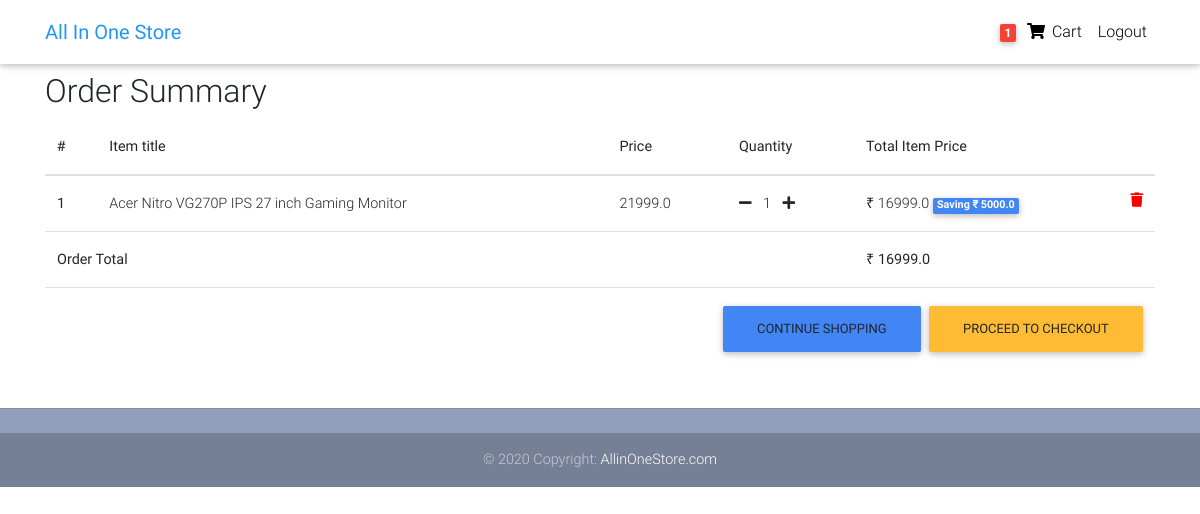
Before: /order-summary/ (signed in) with the older database file.
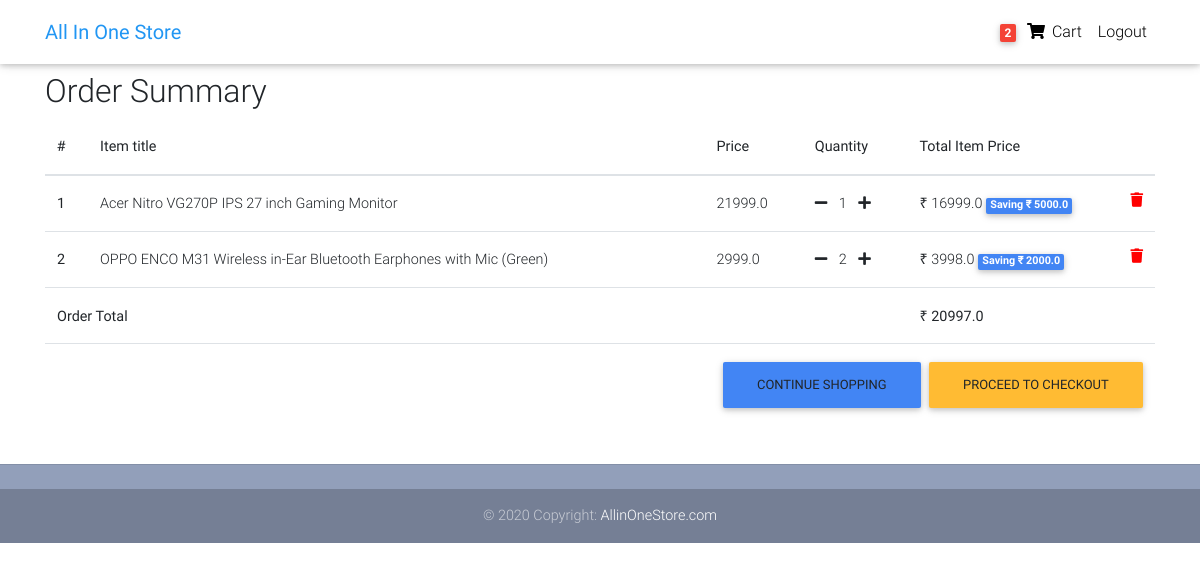
After: the same page with the newer database file.
### core/models.py (models this page shows, shortened)
class Order(models.Model):
    user = models.ForeignKey(settings.AUTH_USER_MODEL,
                             on_delete=models.CASCADE)
    ref_code = models.CharField(max_length=20, blank=True, null=True)
    items = models.ManyToManyField(OrderItem)
    start_date = models.DateTimeField(auto_now_add=True)
    ordered_date = models.DateTimeField()
    ordered = models.BooleanField(default=False)
    shipping_address = models.ForeignKey(
        'Address', related_name='shipping_address', on_delete=models.SET_NULL, blank=True, null=True)
    billing_address = models.ForeignKey(
        'Address', related_name='billing_address', on_delete=models.SET_NULL, blank=True, null=True)
    payment = models.ForeignKey(
        'Payment', on_delete=models.SET_NULL, blank=True, null=True)
    coupon = models.ForeignKey(
        'Coupon', on_delete=models.SET_NULL, blank=True, null=True)
    being_delivered = models.BooleanField(default=False)
    received = models.BooleanField(default=False)
    refund_requested = models.BooleanField(default=False)
    refund_granted = models.BooleanField(default=False)
    '''
    1. Item added to cart
    2. Adding a billing address
    (Failed checkout)
    3. Payment
    (Preprocessing, processing, packaging etc.)
    4. Being delivered
    5. Received
    6. Refunds
    '''
    def get_total(self):
        total = 0
        for order_item in self.items.all():
            total += order_item.get_final_price()
        if self.coupon:
            total -= self.coupon.amount
        return total

class OrderItem(models.Model):
    user = models.ForeignKey(settings.AUTH_USER_MODEL,
                             on_delete=models.CASCADE)
    ordered = models.BooleanField(default=False)
    item = models.ForeignKey(Item, on_delete=models.CASCADE)
    quantity = models.IntegerField(default=1)
    def get_total_item_price(self):
        return self.quantity * self.item.price
    def get_total_discount_item_price(self):
        return self.quantity * self.item.discount_price
    def get_amount_saved(self):
        return self.get_total_item_price() - self.get_total_discount_item_price()
    def get_final_price(self):
        if self.item.discount_price:
            return self.get_total_discount_item_price()
        return self.get_total_item_price()

class Item(models.Model):
    title = models.CharField(max_length=100)
    price = models.FloatField()
    discount_price = models.FloatField(blank=True, null=True)
    category = models.CharField(choices=CATEGORY_CHOICES, max_length=2)
    label = models.CharField(choices=LABEL_CHOICES, max_length=1)
    slug = models.SlugField()
    description = models.TextField()
    image = models.CharField(max_length=100)

### core/views.py (the view)
# urls.py: path('order-summary/', OrderSummaryView.as_view(), name='order-summary'),
class OrderSummaryView(LoginRequiredMixin, View):
    def get(self, *args, **kwargs):
        try:
            order = Order.objects.get(user=self.request.user, ordered=False)
            context = {
                'object': order
            }
            return render(self.request, 'order_summary.html', context)
        except ObjectDoesNotExist:
            messages.warning(self.request, "You do not have an active order")
            return redirect("/")

### core/templatetags/cart_template_tags.py (called while the page is built)
@register.filter
def cart_item_count(user):
    if user.is_authenticated:
        qs = Order.objects.filter(user=user, ordered=False)
        if qs.exists():
            return qs[0].items.count()
    return 0

### templates/order_summary.html (shortened to what this page needs)
{% extends "base.html" %}
{% block content %}
  <main>
    <div class="container">
    <div class="table-responsive text-nowrap">
    <h2>Order Summary</h2>
    <table class="table">
        <thead>
        <tr>
            <th scope="col">#</th>
            <th scope="col">Item title</th>
            <th scope="col">Price</th>
            <th scope="col">Quantity</th>
            <th scope="col">Total Item Price</th>
        </tr>
        </thead>
        <tbody>
        {% for order_item in object.items.all %}
        <tr>
            <th scope="row">{{ forloop.counter }}</th>
            <td>{{ order_item.item.title }}</td>
            <td>{{ order_item.item.price }}</td>
            <td>
                <a href="{% url 'core:remove-single-item-from-cart' order_item.item.slug %}"><i class="fas fa-minus mr-2"></i></a>
                {{ order_item.quantity }}
                <a href="{% url 'core:add-to-cart' order_item.item.slug %}"><i class="fas fa-plus ml-2"></i></a>
            </td>
            <td>
            {% if order_item.item.discount_price %}
                ₹ {{ order_item.get_total_discount_item_price }}
                <span class="badge badge-primary">Saving ₹ {{ order_item.get_amount_saved }}</span>
            {% else %}
                ₹ {{ order_item.get_total_item_price }}
            {% endif %}
            <a style='color: red;' href="{% url 'core:remove-from-cart' order_item.item.slug %}">
                <i class="fas fa-trash float-right"></i>
            </a>
            </td>
        </tr>
        {% endfor %}
        {% if object.get_total %}
        <tr>
            <td colspan="4"><b>Order Total</b></td>
            <td><b>₹ {{ object.get_total }}</b></td>
        </tr>
        <tr>
            <td colspan="5">
            <a class='btn btn-warning float-right ml-2' href='/checkout/'>Proceed to checkout</a>
            <a class='btn btn-primary float-right' href='/'>Continue shopping</a>
            </td>
        </tr>
        {% endif %}
        </tbody>
    </table>
    </div>
    </div>
  </main>
{% endblock content %}

### templates/base.html (shortened to what this page needs)
{% load static %}
<!DOCTYPE html>
<html lang="en">
<head>
  <link rel="stylesheet" href="https://use.fontawesome.com/releases/v5.8.1/css/all.css">
  <link href="{% static 'css/bootstrap.min.css' %}" rel="stylesheet">
  <link href="{% static 'css/mdb.min.css' %}" rel="stylesheet">
  <link href="{% static 'css/style.min.css' %}" rel="stylesheet">
</head>
{% include "navbar.html" %}
<body>
    <div class="mt-5 pt-4">
    </div>
    {% block content %}
    {% endblock content %}
    {% include "footer.html" %}
</body>
</html>

### templates/navbar.html (shortened to what this page needs)
{% load cart_template_tags %}
<nav class="navbar fixed-top navbar-expand-lg navbar-light white scrolling-navbar">
    <div class="container">
      <a class="navbar-brand waves-effect" href="/">
        <strong class="blue-text">All In One Store</strong>
      </a>
      <div class="collapse navbar-collapse" id="navbarSupportedContent">
        <ul class="navbar-nav nav-flex-icons">
          {% if request.user.is_authenticated %}
          <li class="nav-item">
            <a href="{% url 'core:order-summary' %}" class="nav-link waves-effect">
              <span class="badge red z-depth-1 mr-1"> {{ request.user|cart_item_count }} </span>
              <i class="fas fa-shopping-cart"></i>
              <span class="clearfix d-none d-sm-inline-block"> Cart </span>
            </a>
          </li>
          <li class="nav-item">
            <a class="nav-link waves-effect" href="{% url 'account_logout' %}">
              <span class="clearfix d-none d-sm-inline-block"> Logout </span>
            </a>
          </li>
          {% endif %}
        </ul>
      </div>
    </div>
  </nav>

### templates/footer.html (shortened to what this page needs)
<footer class="page-footer text-center font-small mt-4 wow fadeIn">
    <hr class="my-4">
    <div class="footer-copyright py-3">
      © 2020 Copyright:
      <a href="" target="_blank"> AllinOneStore.com </a>
    </div>
  </footer>

### templates/scripts.html (shortened to what this page needs)
{% load static %}

### templates/base.html (style rules this page uses)
html, body, header, .carousel { height: 60vh; }

Changed rows visible on the page:
added OrderItem: item "OPPO ENCO M31 Wireless in-Ear Bluetooth Earphones with Mic (Green)", item.price "2999.0", quantity "2", get_total_discount_item_price "3998.0", get_amount_saved "2000.0"
computed for Order: get_total "16999.0" → "20997.0"
Other visible differences:
{{ request.user|cart_item_count }}: "1" → "2"
